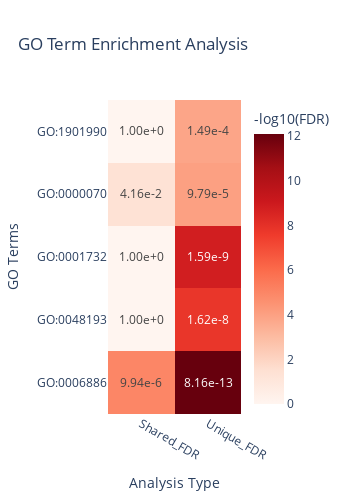

This figure's notebook cell:
### Code cell
data = [[np.float64(9.94e-06), np.float64(1.0), np.float64(1.0), 
         np.float64(0.041634998), np.float64(1.0), np.float64(0.041634998)],
        [np.float64(8.16e-13), np.float64(1.62e-08), np.float64(1.59e-09), 
         np.float64(9.79e-05), np.float64(0.000149394), np.float64(9.79e-05)]]

terms = ['GO:0006886', 'GO:0048193', 'GO:0001732', 
         'GO:0000070', 'GO:1901990', 'GO:0000070']


data_array = np.array(data)

data_array[data_array == 0] = 1e-300
log_data = -np.log10(data_array)

fig = go.Figure(data=go.Heatmap(
    z=log_data.T,  
    x=['Shared_FDR', 'Unique_FDR'], 
    y=terms, 
    colorscale='Reds', 
    colorbar=dict(title='-log10(FDR)'),
    text=data_array.T, 
    texttemplate='%{text:.2e}',  
    hovertemplate='<b>%{y}</b><br>%{x}<br>FDR: %{text:.2e}<br>-log10(FDR): %{z:.2f}<extra></extra>'
))


fig.update_layout(
    title='GO Term Enrichment Analysis',
    xaxis_title='Analysis Type',
    yaxis_title='GO Terms',
    width=350,
    height=500,
    font=dict(size=12)
)
fig.show()
#fig.write_image(r'D:\Projects\SPEC\figs_raw\Figure_4h.pdf', width=350, height=500)

### Figure 1 — Plotly figure (JSON) as saved in the notebook; plotly's stock layout.template omitted (floating-point values rounded to 4 significant figures)
{"data": [{"colorbar": {"title": {"text": "-log10(FDR)"}}, "colorscale": [[0, "rgb(255,245,240)"], [0.125, "rgb(254,224,210)"], [0.25, "rgb(252,187,161)"], [0.375, "rgb(252,146,114)"], [0.5, "rgb(251,106,74)"], [0.625, "rgb(239,59,44)"], [0.75, "rgb(203,24,29)"], [0.875, "rgb(165,15,21)"], [1, "rgb(103,0,13)"]], "hovertemplate": "<b>%{y}</b><br>%{x}<br>FDR: %{text:.2e}<br>-log10(FDR): %{z:.2f}<extra></extra>", "text": [[9.94e-06, 8.16e-13], [1.0, 1.62e-08], [1.0, 1.59e-09], [0.04163, 9.79e-05], [1.0, 0.0001494], [0.04163, 9.79e-05]], "texttemplate": "%{text:.2e}", "type": "heatmap", "x": ["Shared_FDR", "Unique_FDR"], "y": ["GO:0006886", "GO:0048193", "GO:0001732", "GO:0000070", "GO:1901990", "GO:0000070"], "z": [[5.003, 12.09], [-0.0, 7.79], [-0.0, 8.799], [1.381, 4.009], [-0.0, 3.826], [1.381, 4.009]]}], "layout": {"font": {"size": 12}, "height": 500, "title": {"text": "GO Term Enrichment Analysis"}, "width": 350, "xaxis": {"title": {"text": "Analysis Type"}}, "yaxis": {"title": {"text": "GO Terms"}}}}
